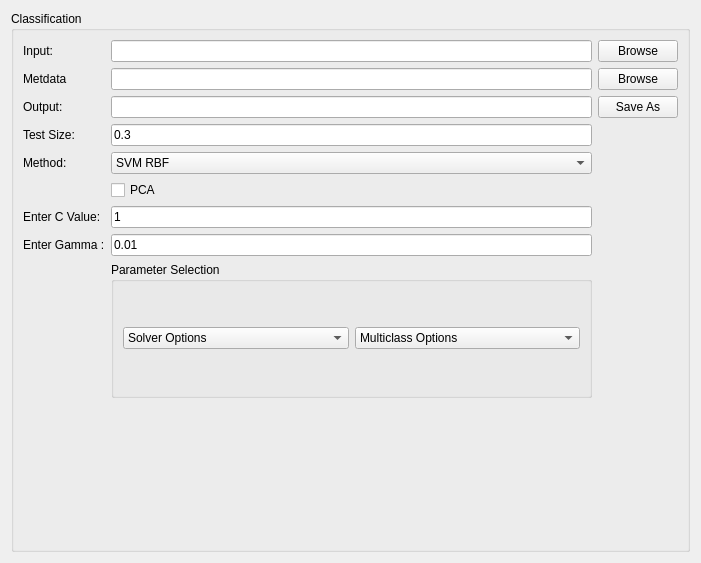
<?xml version="1.0" encoding="UTF-8"?>
<ui version="4.0">
 <class>Form</class>
 <widget class="QWidget" name="Form">
  <property name="geometry">
   <rect>
    <x>0</x>
    <y>0</y>
    <width>701</width>
    <height>563</height>
   </rect>
  </property>
  <property name="windowTitle">
   <string>Form</string>
  </property>
  <layout class="QHBoxLayout" name="horizontalLayout">
   <item>
    <widget class="QGroupBox" name="groupBox">
     <property name="title">
      <string>Classification</string>
     </property>
     <layout class="QGridLayout" name="gridLayout_2">
      <item row="0" column="0">
       <widget class="QLabel" name="label_2">
        <property name="text">
         <string>Input:</string>
        </property>
       </widget>
      </item>
      <item row="0" column="1">
       <widget class="QLineEdit" name="lineEdit_3"/>
      </item>
      <item row="0" column="2">
       <widget class="QPushButton" name="pushButton">
        <property name="text">
         <string>Browse</string>
        </property>
       </widget>
      </item>
      <item row="1" column="0">
       <widget class="QLabel" name="metadataLbl">
        <property name="text">
         <string>Metdata</string>
        </property>
       </widget>
      </item>
      <item row="1" column="1">
       <widget class="QLineEdit" name="metadataTxt"/>
      </item>
      <item row="1" column="2">
       <widget class="QPushButton" name="browseMetaBtn">
        <property name="text">
         <string>Browse</string>
        </property>
       </widget>
      </item>
      <item row="2" column="0">
       <widget class="QLabel" name="label_4">
        <property name="text">
         <string>Output:</string>
        </property>
       </widget>
      </item>
      <item row="2" column="1">
       <widget class="QLineEdit" name="lineEdit_4"/>
      </item>
      <item row="2" column="2">
       <widget class="QPushButton" name="pushButton_2">
        <property name="text">
         <string>Save As</string>
        </property>
       </widget>
      </item>
      <item row="3" column="0">
       <widget class="QLabel" name="label_7">
        <property name="text">
         <string>Test Size:</string>
        </property>
       </widget>
      </item>
      <item row="3" column="1">
       <widget class="QLineEdit" name="lineEdit_5">
        <property name="text">
         <string>0.3</string>
        </property>
       </widget>
      </item>
      <item row="4" column="0">
       <widget class="QLabel" name="label_6">
        <property name="text">
         <string>Method:        </string>
        </property>
       </widget>
      </item>
      <item row="4" column="1">
       <widget class="QComboBox" name="comboBox">
        <item>
         <property name="text">
          <string>SVM RBF</string>
         </property>
        </item>
        <item>
         <property name="text">
          <string>SVM Linear</string>
         </property>
        </item>
        <item>
         <property name="text">
          <string>SVM Poly</string>
         </property>
        </item>
        <item>
         <property name="text">
          <string>Random Forest</string>
         </property>
        </item>
        <item>
         <property name="text">
          <string>Gausian Mixture Model</string>
         </property>
        </item>
        <item>
         <property name="text">
          <string>KNN</string>
         </property>
        </item>
        <item>
         <property name="text">
          <string>Multinomial Logistic</string>
         </property>
        </item>
       </widget>
      </item>
      <item row="5" column="1">
       <widget class="QCheckBox" name="checkBox">
        <property name="text">
         <string>PCA</string>
        </property>
       </widget>
      </item>
      <item row="6" column="0">
       <widget class="QLabel" name="label">
        <property name="text">
         <string>Enter C Value:</string>
        </property>
       </widget>
      </item>
      <item row="6" column="1">
       <widget class="QLineEdit" name="lineEdit_2">
        <property name="text">
         <string>1</string>
        </property>
       </widget>
      </item>
      <item row="7" column="0">
       <widget class="QLabel" name="label_3">
        <property name="text">
         <string>Enter Gamma :</string>
        </property>
       </widget>
      </item>
      <item row="7" column="1">
       <widget class="QLineEdit" name="lineEdit">
        <property name="text">
         <string>0.01</string>
        </property>
       </widget>
      </item>
      <item row="8" column="1">
       <widget class="QGroupBox" name="groupBox_2">
        <property name="title">
         <string>Parameter Selection</string>
        </property>
        <layout class="QGridLayout" name="gridLayout">
         <item row="0" column="1">
          <widget class="QComboBox" name="comboBox_3">
           <item>
            <property name="text">
             <string>Multiclass Options</string>
            </property>
           </item>
           <item>
            <property name="text">
             <string>ovr</string>
            </property>
           </item>
           <item>
            <property name="text">
             <string>multinomial</string>
            </property>
           </item>
          </widget>
         </item>
         <item row="0" column="0">
          <widget class="QComboBox" name="comboBox_2">
           <item>
            <property name="text">
             <string>Solver Options</string>
            </property>
           </item>
           <item>
            <property name="text">
             <string>newton-cg</string>
            </property>
           </item>
           <item>
            <property name="text">
             <string>lbfgs</string>
            </property>
           </item>
           <item>
            <property name="text">
             <string>sag</string>
            </property>
           </item>
          </widget>
         </item>
        </layout>
       </widget>
      </item>
      <item row="9" column="0">
       <widget class="QLabel" name="label_5">
        <property name="text">
         <string/>
        </property>
       </widget>
      </item>
     </layout>
    </widget>
   </item>
  </layout>
 </widget>
 <resources/>
 <connections/>
</ui>
